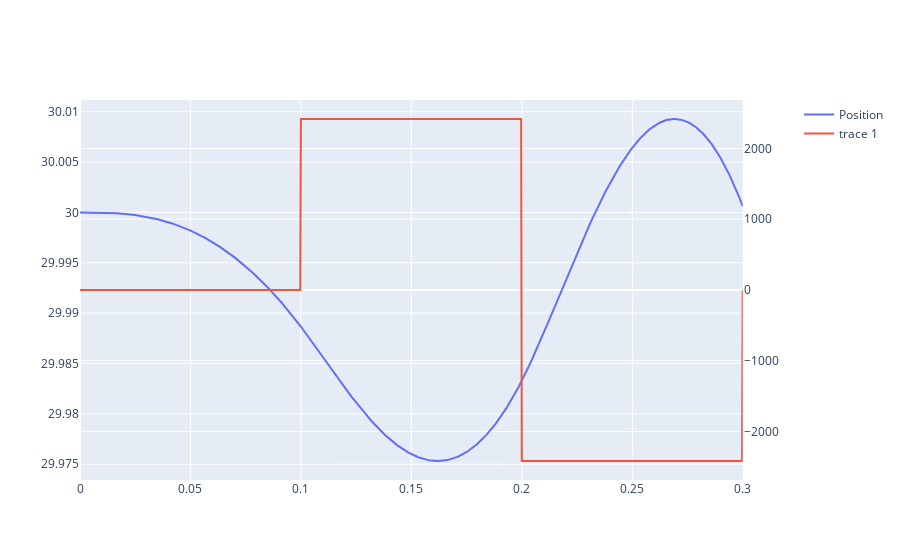

The code cell stored with this chart in its notebook:
### Code cell
fig = make_subplots(specs=[[{"secondary_y": True}]])
# len(s)
fig.add_trace(go.Scatter(x=t, y=[t_[0] for t_ in s], name="Position"))
fig.add_trace(go.Scatter(x=t, y=[elevator.doublet(_t) for _t in t]), secondary_y=True)
# isinstance(elevator.doublet_c, ureg.Quantity)

### Figure 1 — Plotly figure (JSON) as saved in the notebook; plotly's stock layout.template omitted (floating-point values rounded to 4 significant figures; data arrays with more than 128 entries replaced by an {"elided": "..."} marker saying what was removed)
{"data": [{"name": "Position", "type": "scatter", "x": {"elided": "1000 float values"}, "y": {"elided": "1000 float values"}}, {"type": "scatter", "x": {"elided": "1000 float values"}, "xaxis": "x", "y": {"elided": "1000 float values"}, "yaxis": "y2"}], "layout": {"autosize": true, "xaxis": {"anchor": "y", "autorange": true, "domain": [0, 0.94], "range": [0, 0.3], "type": "linear"}, "yaxis": {"anchor": "x", "autorange": true, "domain": [0, 1], "range": [29.97, 30.01], "type": "linear"}, "yaxis2": {"anchor": "x", "autorange": true, "overlaying": "y", "range": [-2684.0, 2684.0], "side": "right", "type": "linear"}}}
